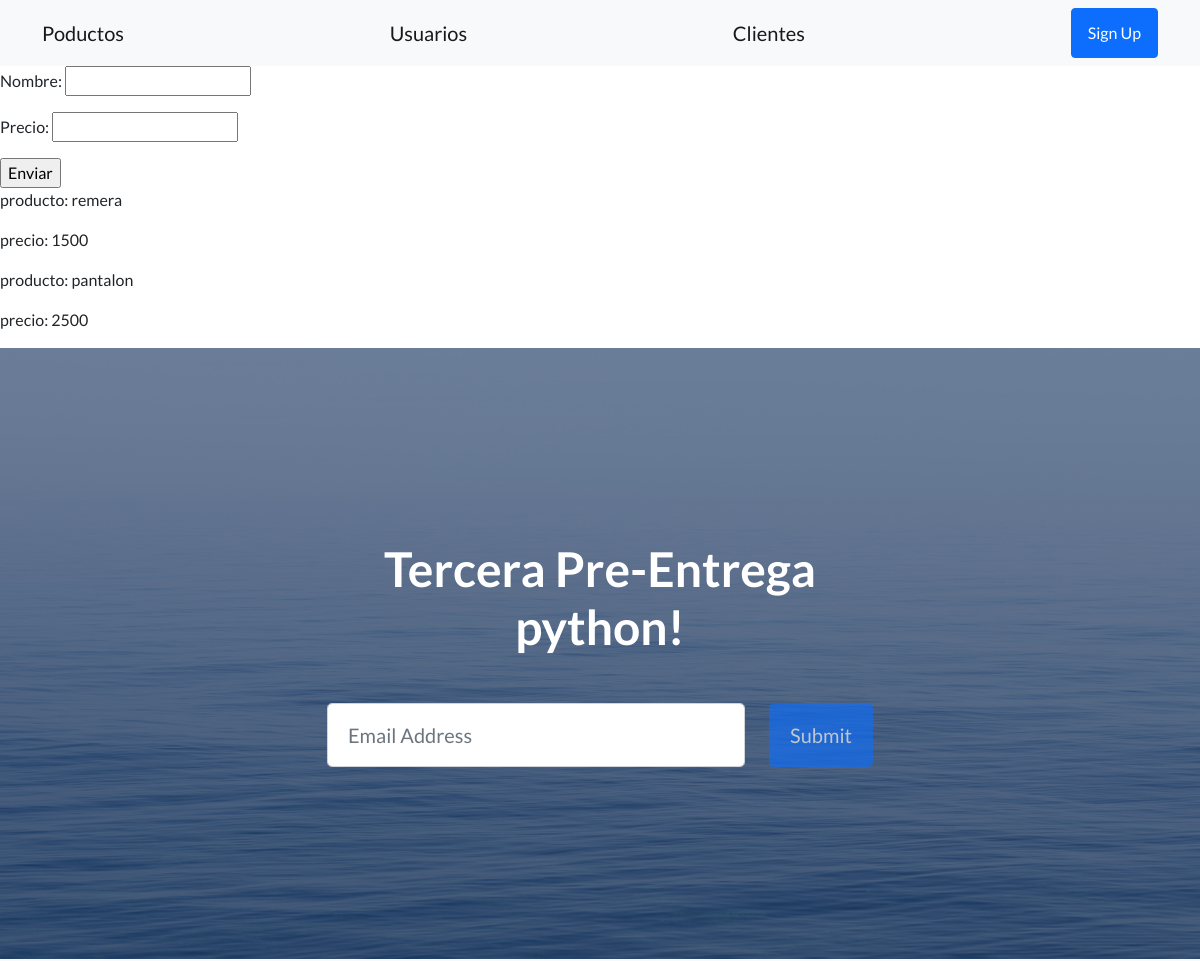
Before: /coder/productos/ (upper part) with the older database file.
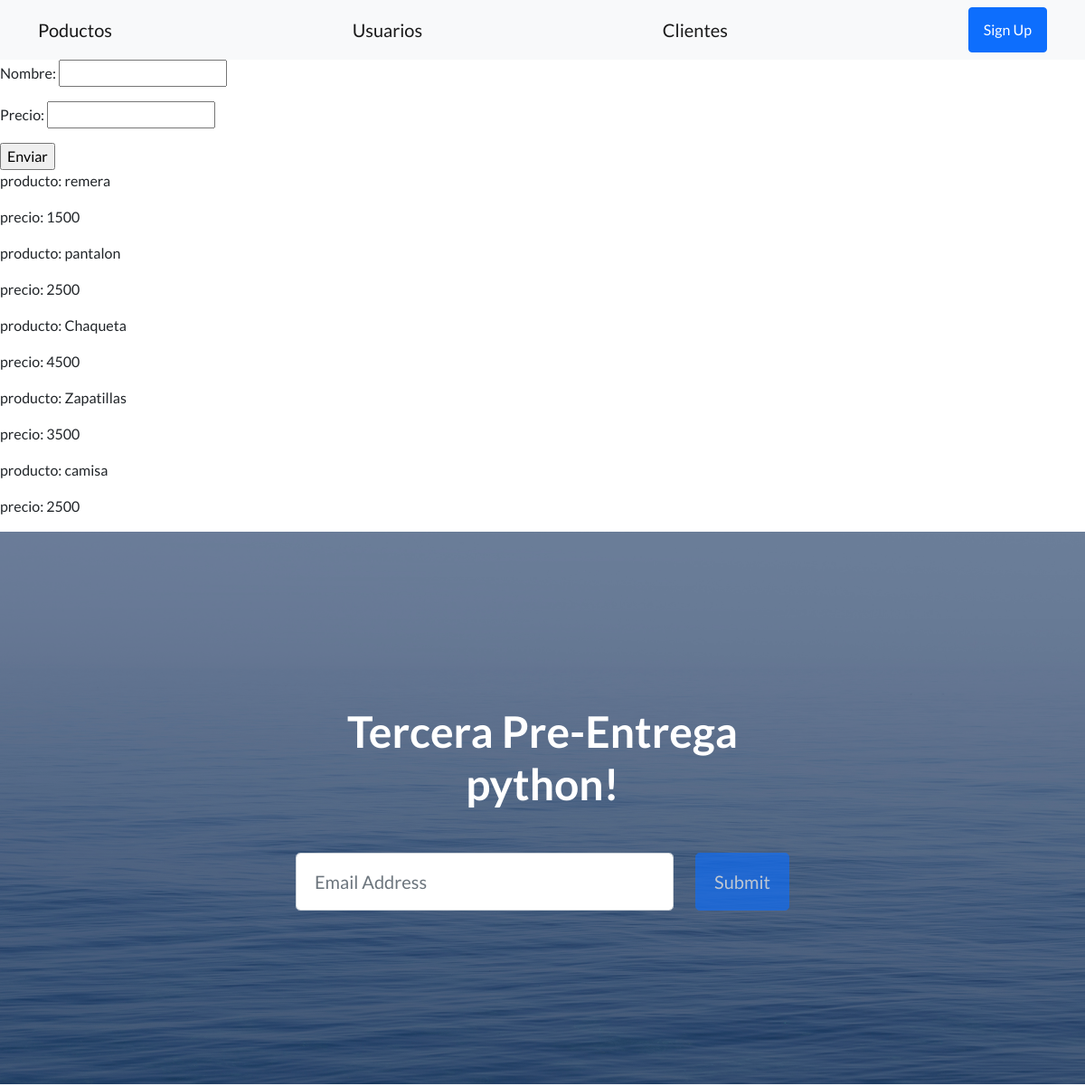
After: the same page with the newer database file.
### AppCoder/models.py (models this page shows, shortened)
class Producto(models.Model):
    nombre=models.CharField(max_length=40)
    precio = models.IntegerField()

### AppCoder/views.py (the view, shortened to what this page needs)
# urls.py: path('productos/', producto, name="AppCoderProductos"),
def producto(request):
    all_productos=Producto.objects.all()
    context={"productos": all_productos, "form":ProductoForm()}
    return render(request, "AppCoder/productos.html", context=context)

### AppCoder/forms.py
class ProductoForm(forms.Form):
    nombre=forms.CharField(min_length=3, max_length=40)
    precio=forms.IntegerField(min_value=1)

### templates/AppCoder/productos.html (shortened to what this page needs)
{% extends 'base.html' %}
{% block contenido_cambia %}
    <form action="{% url 'AppCoderProductos' %}" method="post">
        {{ form.as_p }}
        <input type="submit" value="Enviar">
    </form>
    {% if productos %}
        {% for producto in productos %}
            <p>producto: {{producto.nombre}}</p>
            <p>precio: {{producto.precio}}</p>
        {% endfor %}
    {% else %}
    <h1>No hay productos en el momento</h1>
    {% endif %}
{% endblock %}

Changed rows visible on the page:
added Producto: nombre "Chaqueta", precio "4500"
added Producto: nombre "Zapatillas", precio "3500"
added Producto: nombre "camisa", precio "2500"
